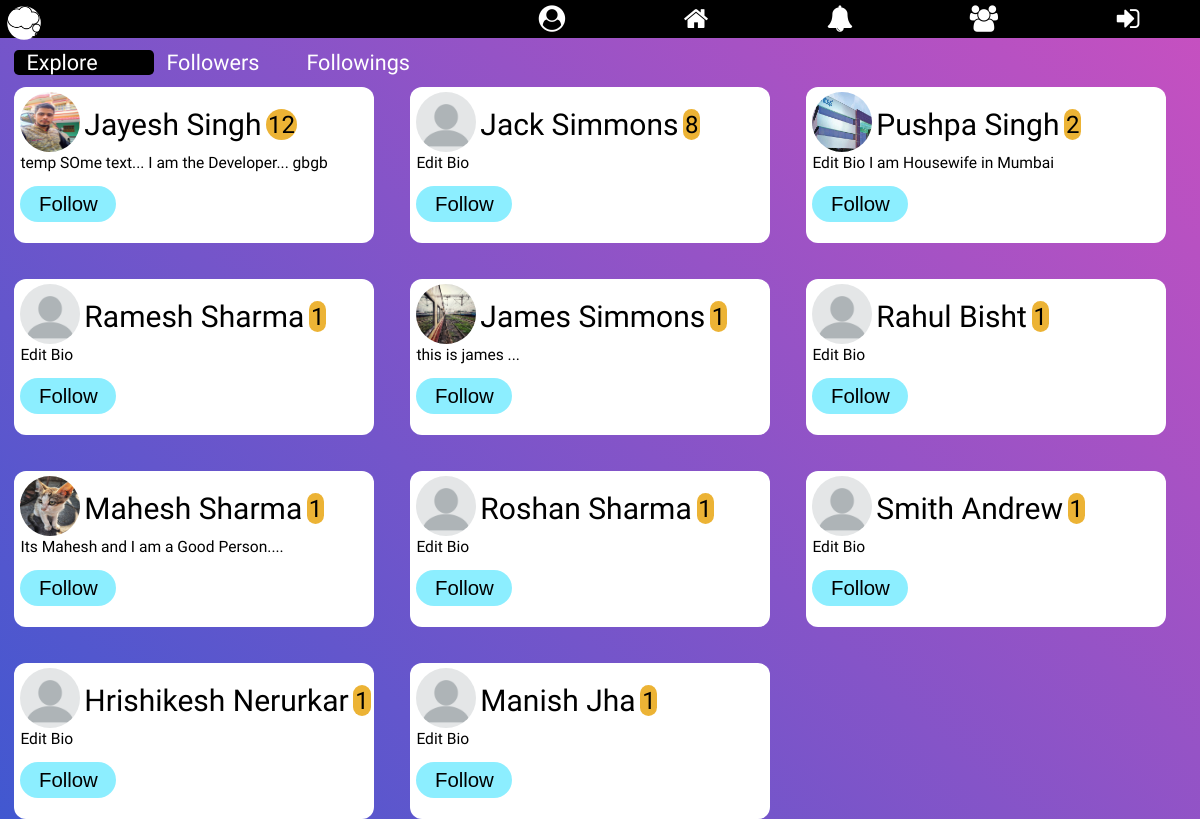
/explore/, run on an earlier commit of the app's database.
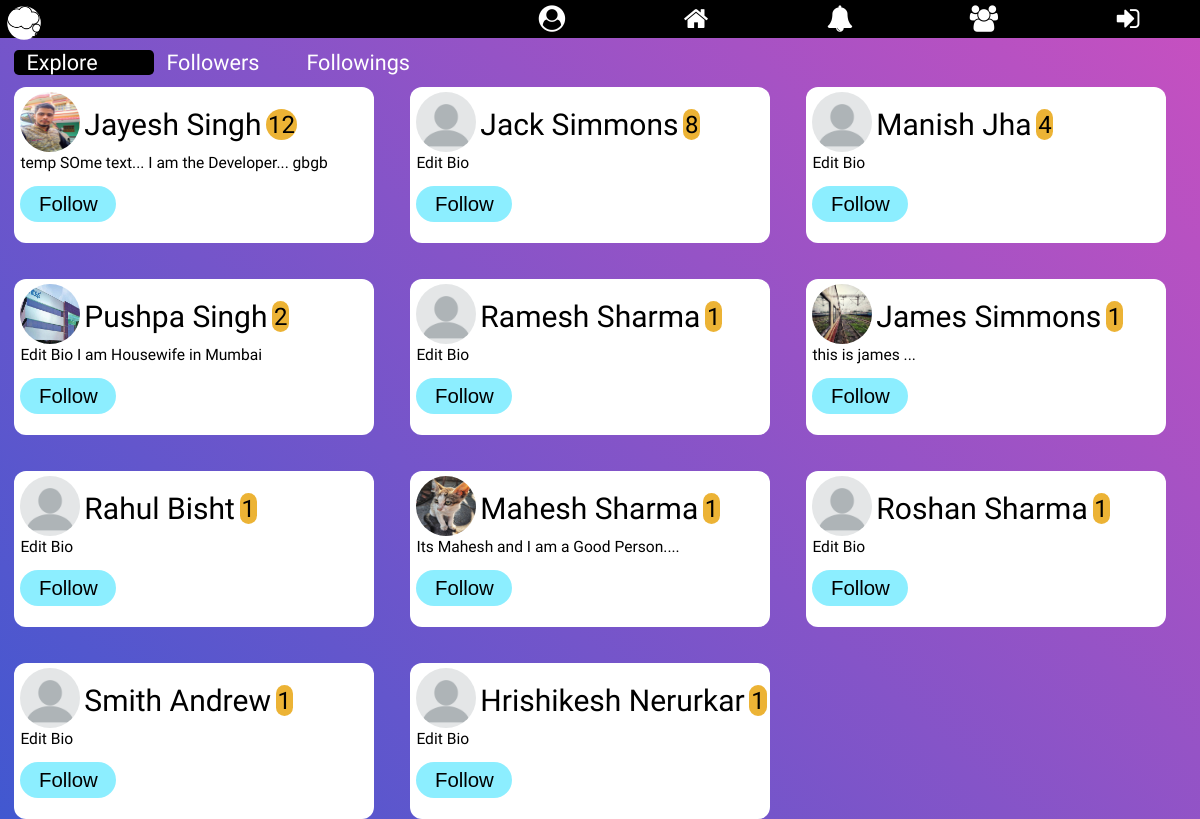
And on a later commit of the database.
### signup/models.py (models this page shows, shortened)
class Profile(models.Model):
    user = models.OneToOneField(User, on_delete=models.CASCADE)
    gender = models.CharField(max_length=10, blank=True)
    city = models.CharField(max_length=30, blank=True)
    date_of_birth = models.DateField(null=True, blank=True)
    level = models.IntegerField(default=1)
    bio = models.TextField(max_length=410, default='Edit Bio')
    profile_pic = models.ImageField(
        blank=True,
        help_text="Select Your Profile Image",
    )
    date_of_joining = models.DateTimeField(editable=False,
                                           default=timezone.now)
    follows = models.ManyToManyField('Profile')

### explore/views.py (the view)
# urls.py: path('', views.explore, name='explore'),
def explore(request):
    if request.user.is_authenticated:
        all_user = Profile.objects.all().exclude(user=request.user).order_by('-level')
        logged_in_user_profile = Profile.objects.get(user=request.user)
        context = {
            'all_user': all_user,
            'logged_in_user_profile': logged_in_user_profile,
        }
        return render(request, 'explore.html', context)
    else:
        all_user = Profile.objects.all().order_by('-level')
        return render(request, 'explore.html', {"all_user": all_user})

### Notification/context_processor.py (called while the page is built)
def pass_value(request):
    if request.user.is_authenticated:
        user_prfile = Profile.objects.get(user=request.user)
        my_notif = Notifications.objects.filter(receiver=user_prfile)
        unseen_notif_count = my_notif.filter(view=False).count()
        count = my_notif.count()
        if count >= 13:
            my_notif = my_notif[count-13:]
        context = {
            "my_notif": my_notif,
            "unseen_notif_count": unseen_notif_count
        }
        return context
    else:
        context = {}
        return context

### explore/templates/explore.html (shortened to what this page needs)
{% extends 'base.html' %}
{% block content %}
{% load static %}
<link rel="stylesheet" href="{% static 'explore/explore_style.css' %}">
  <div class="filter-menu">
    <a href="{% url 'explore' %}" id='explore' style="background-color: #000">Explore</a>
    <a href="{% url 'followers' %}" id='followers'>Followers</a>
    <a href="{% url 'followings' %}" id='followings'>Followings</a>
  </div>
  <div class="container">
    {% for user_profile in all_user %}
      <div class="user-profile">
        <a href="{% url 'profile' user_profile.id %}">
          {% if user_profile.profile_pic %}
            <img src="{{ user_profile.profile_pic.url }}" alt="Image">
          {% else %}
            <img src="{% static 'home/images/default-profile.png' %}" alt="Image">
          {% endif %}
          <span class="name">{{ user_profile.user.first_name }} {{ user_profile.user.last_name }}</span><span class="level">{{ user_profile.level }}</span>
        </a>
        <p class="bio">{{ user_profile.bio }}</p>
        {% include 'follow_section.html' %}
      </div>
    {% endfor %}
  </div>
{% endblock %}

### templates/follow_section.html (shortened to what this page needs)
<form id="follow-form{{ user_profile.id }}" class="follow-form">
  {% if user.is_authenticated %}
    <button type="button" id="follow{{ user_profile.id }}" class="follow-btn" name="button">Follow</button><br>
    {{ usr.id }}
    <script type="text/javascript">
      {% for user in logged_in_user_profile.follows.all %}
        {% if user != user_profile %}
        {% else %}
          $('#follow{{ user_profile.id }}').css({'background': 'rgb(64, 200, 0)'})
          $('#follow{{ user_profile.id }}').text('Following')
        {% endif %}
      {% endfor %}
      $(document).ready(function(event){
        console.log(" Now Id is : ", {{ usr.id }})
        $(document).on('click', '#follow{{ user_profile.id }}', function(event){
          console.log(" Now Id is : ", {{ usr.id }})
          event.preventDefault();
          event.stopImmediatePropagation();
          {% if user_profile.user.id %}
            id = '{{ user_profile.user.id }}';
          {% elif usr %}
            id = {{ usr.id }}
            console.log(" Now Id is : ", id)
          {% endif %}
          $.ajax({
            type: 'POST',
            url: '/profile/follow/',
            data: {
              'id': id,
              'csrfmiddlewaretoken': '{{ csrf_token }}'
            },
            success:function(response){
              $('#follow-form{{ user_profile.id }}').html(response['follow_button'])
            },
            error: function(er, e){
              console.log(er.responseText);
            }
          });
        });
      });
    </script>
    {% else %}
    <button type="button" onclick="location.href='{% url 'login' %}';" id="follow{{ user_profile.id }}" class="follow-btn" name="button">Follow</button><br>
    {% endif %}
</form>

What changed in the data, as far as the page shows it:
changed Profile "Manish": level "1" → "4"; moves up the list
